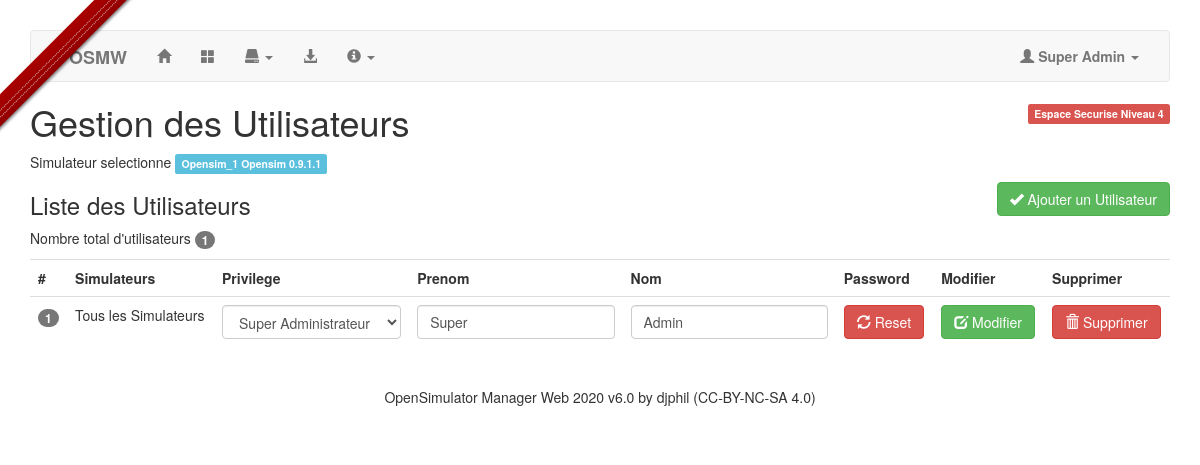
Screenshot of /?a=15 (signed in) with the database file from the repository.
### tables this page shows
CREATE TABLE `moteurs` (
  `osAutorise` tinyint(4) NOT NULL AUTO_INCREMENT,
  `id_os` varchar(50) NOT NULL,
  `name` varchar(50) NOT NULL,
  `version` varchar(50) NOT NULL,
  `address` varchar(50) NOT NULL,
  `DB_OS` varchar(50) NOT NULL,
  `hypergrid` varchar(255) NOT NULL,
  PRIMARY KEY (`osAutorise`)
);

CREATE TABLE `users` (
  `id` int(11) NOT NULL AUTO_INCREMENT,
  `firstname` varchar(15) NOT NULL,
  `lastname` varchar(15) NOT NULL,
  `password` text NOT NULL,
  `privilege` int(11) NOT NULL,
  `osAutorise` varchar(50) NOT NULL,
  PRIMARY KEY (`id`)
);

CREATE TABLE `config` (
  `id` int(11) NOT NULL AUTO_INCREMENT,
  `cheminAppli` varchar(50) NOT NULL,
  `destinataire` varchar(50) NOT NULL,
  `Autorized` int(2) NOT NULL,
  `NbAutorized` int(2) NOT NULL,
  `VersionOSMW` varchar(50) NOT NULL,
  `urlOSMW` varchar(255) NOT NULL,
  PRIMARY KEY (`id`)
);

### inc/fonctions.php (called while the page is built, shortened)
<?php
function INI_Conf($cles, $valeur)
{
    require('inc/mysqli.php');
    $sql = "SELECT * FROM config";
    $req = mysqli_query($db, $sql) or die('Erreur SQL !<p>'.$sql.'</p>'.mysqli_error($db));
    $data = mysqli_fetch_array($req);
    switch ($valeur)
    {
        case "VersionOSMW":
            $Version = $data['VersionOSMW'];
            break;
    }
    return $Version;
}
function INI_Conf_Moteur($cles, $valeur)
{
    require('inc/mysqli.php');
    $sql = "SELECT * FROM moteurs WHERE id_os = '".$cles."'";
    $req = mysqli_query($db, $sql) or die('Erreur SQL !<p>'.$sql.'</p>'.mysqli_error($db));
    $data = mysqli_fetch_array($req);
    $Version = "";
    switch ($valeur)
    {
        case "version":
            $Version = $data['version'];
            break;
    }
    return $Version;
}
?>

### inc/GestUsers.php (the view, shortened to what this page needs)
<?php
if (isset($_SESSION['authentification']) && $_SESSION['privilege'] >= 3)
{
    echo '<p class="pull-right"><span class="label label-danger">Espace Securise Niveau '.$_SESSION['privilege'].'</span></p>';
    echo '<h1>Gestion des Utilisateurs</h1>';
    echo '<p>Simulateur selectionne ';
    echo '<strong class="label label-info">'.$_SESSION['opensim_select'].' '.INI_Conf_Moteur($_SESSION['opensim_select'], "version").'</strong>';
    echo '</p>';
	$btnN3 = "disabled";
	if ($_SESSION['privilege'] == 4) {$btnN1 = ""; $btnN2 = ""; $btnN3 = "";}
    if (isset($_POST['cmd']) != 'Ajouter')
    {
        echo '<form class="form-group pull-right" method="post" action="">';
        echo '<button class="btn btn-success" type="submit" '.$btnN3.'>';
        echo '<i class="glyphicon glyphicon-ok"></i> Ajouter un Utilisateur</button>';
        echo '</form>';
        echo '<h3>Liste des Utilisateurs</h3>';
        $sql = 'SELECT * FROM users ORDER BY id ASC';
        $req = mysqli_query($db, $sql) or die('Erreur SQL !<p>'.$sql.'</p>'.mysqli_error($db));
        echo "<p>Nombre total d'utilisateurs <span class='badge'>".mysqli_num_rows($req)."</span></p>";
        echo '<table class="table table-hover">';
        echo '<tr>';
        echo '<th>#</th>';
        echo '<th>Simulateurs</th>';
        echo '<th>Privilege</th>';
        echo '<th>Prenom</th>';
        echo '<th>Nom</th>';
        echo '<th>Password</th>';
        echo '<th>Modifier</th>';
        echo '<th>Supprimer</th>';
        echo '</tr>';
        $sql = 'SELECT * FROM users ORDER BY id ASC';
        $req = mysqli_query($db, $sql) or die('Erreur SQL !<p>'.$sql.'</p>'.mysqli_error($db));
        $n = 0;
        $block = "disabled";
        while ($data = mysqli_fetch_assoc($req))
        {
            $n++;
            $privilege = $data['privilege'];
            $oldbtnN3 =  $btnN3;
            switch ($privilege)
            {
                case 4:
                if ($_SESSION['privilege'] == 4)
                {
                    $privilegetxt4 = "<option value='4' selected>Super Administrateur</option>";
                    $block = "";
                    $btnN3 = "";
                    break;
                }
                else
                {
                    $privilegetxt4 = "<option value='4' selected>Super Administrateur</option>";
                    $block = "disabled";
                    $btnN3 = "disabled";
                    break;
                }
            }
            echo '<tr>';
            echo '<form class="form-group" method="post" action="">';
            echo '<td><div class="badge">'.$n.'</div></td>';
            if ($data['privilege'] > 1) echo '<td>Tous les Simulateurs</td>';
            echo '<td>';
            echo '<select class="form-control" name="username_priv" '.$block.'>';
            echo '<option value="4" '.$privilegetxt4.'>Super Administrateur</option>';
            echo '</select>';
            echo '</td>';
            echo '<td><input class="form-control" type="text" name="NewFirstName" value="'.$data['firstname'].'" '.$btnN3.'></td>';
            echo '<td><input class="form-control" type="text" name="NewLastName" value="'.$data['lastname'].'" '.$btnN3.'></td>';
            echo '<td><button class="btn btn-danger" type="submit" name="cmd" value="Reset" '.$btnN3.'><i class="glyphicon glyphicon-refresh"></i> Reset</button></td>';
            echo '<td><button class="btn btn-success" type="submit" value="Modifier" name="cmd" '.$btnN3.'><i class="glyphicon glyphicon-edit"></i> Modifier</button></td>';
            echo '<td><button class="btn btn-danger" type="submit" value="Supprimer" name="cmd" '.$btnN3.'><i class="glyphicon glyphicon-trash"></i> Supprimer</button></td>';
            echo '</form>';
            echo '</tr>';
            $btnN3 = $oldbtnN3;
            $privilegetxt4 = "";
            $block = "";
        }
        echo '</table>';
    }
}
else {header('Location: index.php');}
?>

### index.php (shortened to what this page needs)
<?php
include_once('inc/mysqli.php');
include_once('inc/fonctions.php');
?>
<!DOCTYPE html>
<html lang="fr">
<head>
    <link rel="stylesheet" href="css/bootstrap.min.css">
    <link rel="stylesheet" media="all" id="css" href="<?php echo $url; ?>" />
    <link rel="stylesheet" href="css/gh-fork-ribbon.min.css">
    <link rel="stylesheet" href="css/btn3d.css">
    <link rel="stylesheet" href="css/osmw.css">
</head>
<body>
<div class="container">
<div class="github-fork-ribbon-wrapper left">
</div>
<?php
if (isset($_SESSION['authentification']))
{
	include_once 'inc/navbar.php';
    if (isset($_GET['a']) && !empty($_GET['a']))
    {
        $a = $_GET['a'];
        if ($a == "15") {include('inc/GestUsers.php');}
    }
} ?>
<footer class="footer">
    <p class="text-center">
        OpenSimulator Manager Web <?php echo date('Y'); ?> v<?php echo INI_Conf('VersionOSMW', 'VersionOSMW'); ?> by djphil (CC-BY-NC-SA 4.0)
    </p>
</footer>
</div>
</body>
</html>

### css/osmw.css (style rules this page uses)
body { padding-top: 25px; }
.footer { padding-top: 20px; padding-bottom: 20px; }

### rows the page displays
moteurs: version "Opensim 0.9.1.1"
users: privilege "Tous les Simulateurs", NewFirstName "Super", NewLastName "Admin"
config: VersionOSMW "6.0"

### other values shown
$_SESSION['login'] "Super Admin"
$_SESSION['privilege'] "4"
$_SESSION['opensim_select'] "Opensim_1"
mysqli_num_rows($req) "1"
